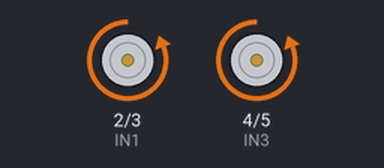
Simulated run of this sketch. Board: Arduino Uno, built with avr-gcc and run on an emulated ATmega328P. Shown: motor-driver pin pairs drawn as motors (green arrow = first pin HIGH = forward, orange = second pin HIGH = backward, longer = more drive, scaled by the enable pin). What the sketch prints to the serial monitor is not drawn.

Above: at 1.9 s.
At 11.6 s:
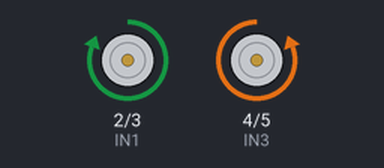
At 21.6 s:
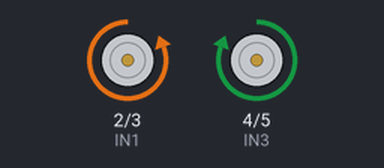
Timing chart, 0 to 28.9 s (numbered marks = the images above):
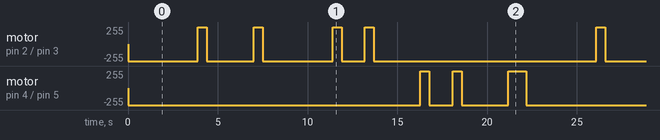

Measured:
- by itself, motor on pin 4 (IN3) / pin 5 (IN4): repeats every 22.2 s: forward 255/255 0.50 s, backward 255/255 1.3 s, forward 255/255 0.50 s, backward 255/255 2.6 s, forward 255/255 1.0 s, backward 255/255 16.3 s
- by itself, motor on pin 2 (IN1) / pin 3 (IN2): repeats every 22.2 s: forward 255/255 0.50 s, backward 255/255 2.6 s, forward 255/255 0.50 s, backward 255/255 3.9 s, forward 255/255 0.50 s, backward 255/255 1.3 s, forward 255/255 0.50 s, backward 255/255 12.4 s

The sketch:

Q2_THP_Electronics.ino
```cpp
// Define Arduino pins for enable and input pins
const int ENA=10;
const int ENB=11;

const int IN1=2;
const int IN2=3;
const int IN3=4;
const int IN4=5;

// Define variable to denote duration of 5 motor rotations
float wait;
// Arrays for path length in units of motor rotations,
// seperated according to right(lengthr) or left(lengthl) turns
int lengthr[]={15,10,15,5};
int lengthl[]={10,5,10};
void setup(){
  Serial.begin(9600);
  // Pin configurations
  pinMode(ENA,OUTPUT);
  pinMode(ENB,OUTPUT);
  pinMode(IN1,OUTPUT);
  pinMode(IN2,OUTPUT);
  pinMode(IN3,OUTPUT);
  pinMode(IN4,OUTPUT);
  // HIGH voltage on enable pins for constant speed of motors
  digitalWrite(ENA,HIGH);
  digitalWrite(ENB,HIGH);
}

void loop(){
  // Trip from D to C (they only have right turns)
  for (int i=0; i<4; i++) {
    // Trip from D to B
    Serial.print("Going straight, ");
    // The motors looked like they would make humanoid
    // go straight(cheacked motor at low speeds to see rotation)
    // with these signals:
    digitalWrite(IN1,LOW);
    digitalWrite(IN2,HIGH);
    digitalWrite(IN3,LOW);
    digitalWrite(IN4,HIGH);
    // Time taken (in miliseconds) for motor to
    // complete 5 rotations = 5*60*1000/244 = 1229.5
    wait=1298.7*lengthr[i]/5;
    delay(wait);
    Serial.print("Time taken: ");
    Serial.print(wait);
    Serial.println("ms");
    // Turning right
    Serial.print("Turning right, ");
    digitalWrite(IN1,HIGH);
    digitalWrite(IN2,LOW);
    digitalWrite(IN3,LOW);
    digitalWrite(IN4,HIGH);
    // Assuming bot takes 500ms to turn 90 degrees
    // in any direction
    delay(500);
    Serial.println("Time taken: 500ms");
  }
  for (int j=0; j<3; j++) {
    // Trip from B to D (they only have left turns)
    Serial.print("Going straight, ");
    digitalWrite(IN1,LOW);
    digitalWrite(IN2,HIGH);
    digitalWrite(IN3,LOW);
    digitalWrite(IN4,HIGH);
    // Time taken (in miliseconds) for motor to
    // complete 5 rotations = 5*60*1000/244 = 1229.5
    wait=1298.7*lengthl[j]/5;
    delay(wait);
    Serial.print("Time taken: ");
    Serial.print(wait);
    Serial.println("ms");
    // Turning left
    Serial.print("Turning left, ");
    digitalWrite(IN1,LOW);
    digitalWrite(IN2,HIGH);
    digitalWrite(IN3,HIGH);
    digitalWrite(IN4,LOW);
    // Assuming bot takes 500ms to turn 90 degrees
    // in any direction
    delay(500);
    Serial.println("Time taken: 500ms");
  }
  // Have to turn left again for about turn at D
  Serial.println("Turning left again for about turn, Time taken: 500ms");
  digitalWrite(IN1,LOW);
  digitalWrite(IN2,HIGH);
  digitalWrite(IN3,HIGH);
  digitalWrite(IN4,LOW);
  // Assuming bot takes 500ms to turn 90 degrees
  // in any direction
  delay(500);
  Serial.println("Trip restarting");
}
```
